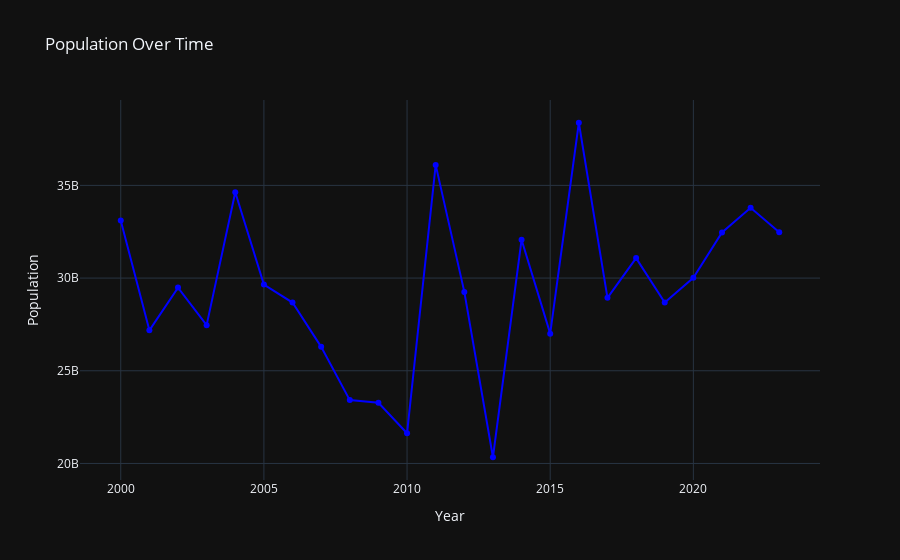
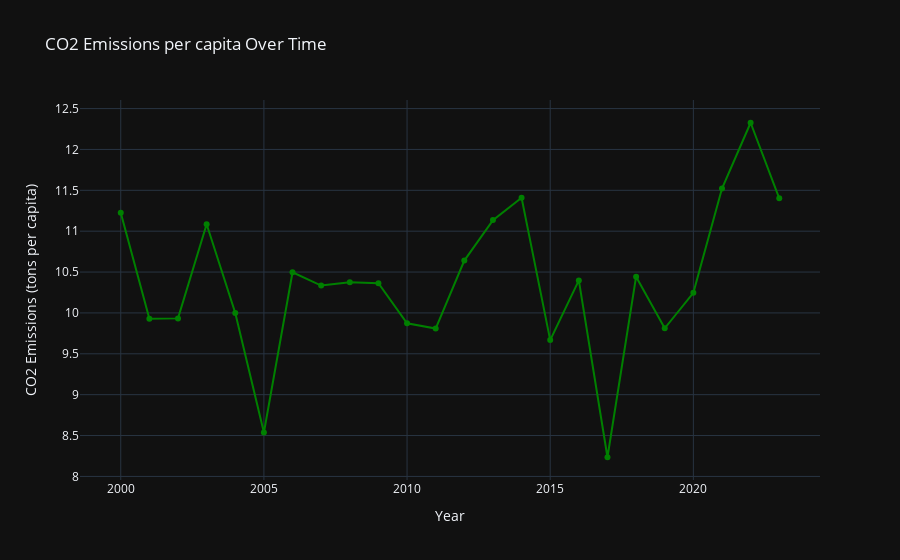
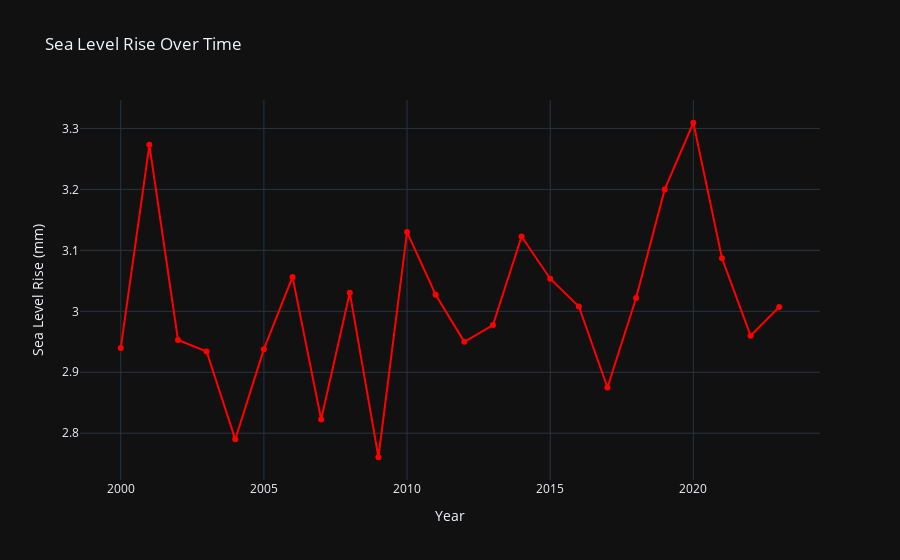

The code cell stored with these charts, in order, in its notebook:
### Markdown cell above
---

### Code cell
# Check the original DataFrame before grouping
print(df.columns)

# Group by 'Year' and aggregate the necessary columns
df_grouped = df.groupby("Year", as_index=False).agg({
    'Population': 'sum',  # Make sure to aggregate the 'Population' column
    'CO2_Emissions_tons_per_capita': 'mean',
    'Sea_Level_Rise_mm': 'mean'
})

# Reset index to ensure 'Year' is a column (if it becomes an index during grouping)
df_grouped = df_grouped.reset_index()

# Check if 'Year' and 'Population' are now available as columns
print(df_grouped.columns)

# Plot for Population
fig_population = go.Figure()
fig_population.add_trace(go.Scatter(x=df_grouped["Year"], y=df_grouped["Population"],
                                    mode='lines+markers', name='Population',
                                    line=dict(color='blue')))

fig_population.update_layout(
    title="Population Over Time",
    xaxis_title="Year",
    yaxis_title="Population",
    template="plotly_dark"
)

# Show the Population plot
fig_population.show()

# Plot for CO2 Emissions per capita
fig_co2 = go.Figure()
fig_co2.add_trace(go.Scatter(x=df_grouped["Year"], y=df_grouped["CO2_Emissions_tons_per_capita"],
                             mode='lines+markers', name='CO2 Emissions per capita',
                             line=dict(color='green')))

fig_co2.update_layout(
    title="CO2 Emissions per capita Over Time",
    xaxis_title="Year",
    yaxis_title="CO2 Emissions (tons per capita)",
    template="plotly_dark"
)

# Show the CO2 Emissions plot
fig_co2.show()

# Plot for Sea Level Rise
fig_sea_level = go.Figure()
fig_sea_level.add_trace(go.Scatter(x=df_grouped["Year"], y=df_grouped["Sea_Level_Rise_mm"],
                                  mode='lines+markers', name='Sea Level Rise (mm)',
                                  line=dict(color='red')))

fig_sea_level.update_layout(
    title="Sea Level Rise Over Time",
    xaxis_title="Year",
    yaxis_title="Sea Level Rise (mm)",
    template="plotly_dark"
)

# Show the Sea Level Rise plot
fig_sea_level.show()

### Figure 1 — Plotly figure (JSON) as saved in the notebook; plotly's stock layout.template omitted (floating-point values rounded to 4 significant figures)
{"data": [{"line": {"color": "blue"}, "mode": "lines+markers", "name": "Population", "type": "scatter", "x": [2000, 2001, 2002, 2003, 2004, 2005, 2006, 2007, 2008, 2009, 2010, 2011, 2012, 2013, 2014, 2015, 2016, 2017, 2018, 2019, 2020, 2021, 2022, 2023], "y": [33106874222, 27180550508, 29486389681, 27462195566, 34627216578, 29647998512, 28680281598, 26291359545, 23417013819, 23271445680, 21627532211, 36106019344, 29255979125, 20335400441, 32072245827, 27003922941, 38379863043, 28933562411, 31078209629, 28678995974, 30013257563, 32463947580, 33791232105, 32471552710]}], "layout": {"title": {"text": "Population Over Time"}, "xaxis": {"title": {"text": "Year"}}, "yaxis": {"title": {"text": "Population"}}}}

### Figure 2 — Plotly figure (JSON) as saved in the notebook; plotly's stock layout.template omitted (floating-point values rounded to 4 significant figures)
{"data": [{"line": {"color": "green"}, "mode": "lines+markers", "name": "CO2 Emissions per capita", "type": "scatter", "x": [2000, 2001, 2002, 2003, 2004, 2005, 2006, 2007, 2008, 2009, 2010, 2011, 2012, 2013, 2014, 2015, 2016, 2017, 2018, 2019, 2020, 2021, 2022, 2023], "y": [11.22, 9.929, 9.933, 11.09, 10, 8.538, 10.5, 10.33, 10.38, 10.36, 9.873, 9.809, 10.64, 11.14, 11.41, 9.667, 10.4, 8.234, 10.44, 9.812, 10.25, 11.52, 12.33, 11.4]}], "layout": {"title": {"text": "CO2 Emissions per capita Over Time"}, "xaxis": {"title": {"text": "Year"}}, "yaxis": {"title": {"text": "CO2 Emissions (tons per capita)"}}}}

### Figure 3 — Plotly figure (JSON) as saved in the notebook; plotly's stock layout.template omitted (floating-point values rounded to 4 significant figures)
{"data": [{"line": {"color": "red"}, "mode": "lines+markers", "name": "Sea Level Rise (mm)", "type": "scatter", "x": [2000, 2001, 2002, 2003, 2004, 2005, 2006, 2007, 2008, 2009, 2010, 2011, 2012, 2013, 2014, 2015, 2016, 2017, 2018, 2019, 2020, 2021, 2022, 2023], "y": [2.94, 3.273, 2.953, 2.934, 2.79, 2.938, 3.056, 2.823, 3.031, 2.761, 3.13, 3.027, 2.95, 2.977, 3.123, 3.053, 3.008, 2.875, 3.022, 3.2, 3.309, 3.087, 2.96, 3.007]}], "layout": {"title": {"text": "Sea Level Rise Over Time"}, "xaxis": {"title": {"text": "Year"}}, "yaxis": {"title": {"text": "Sea Level Rise (mm)"}}}}
